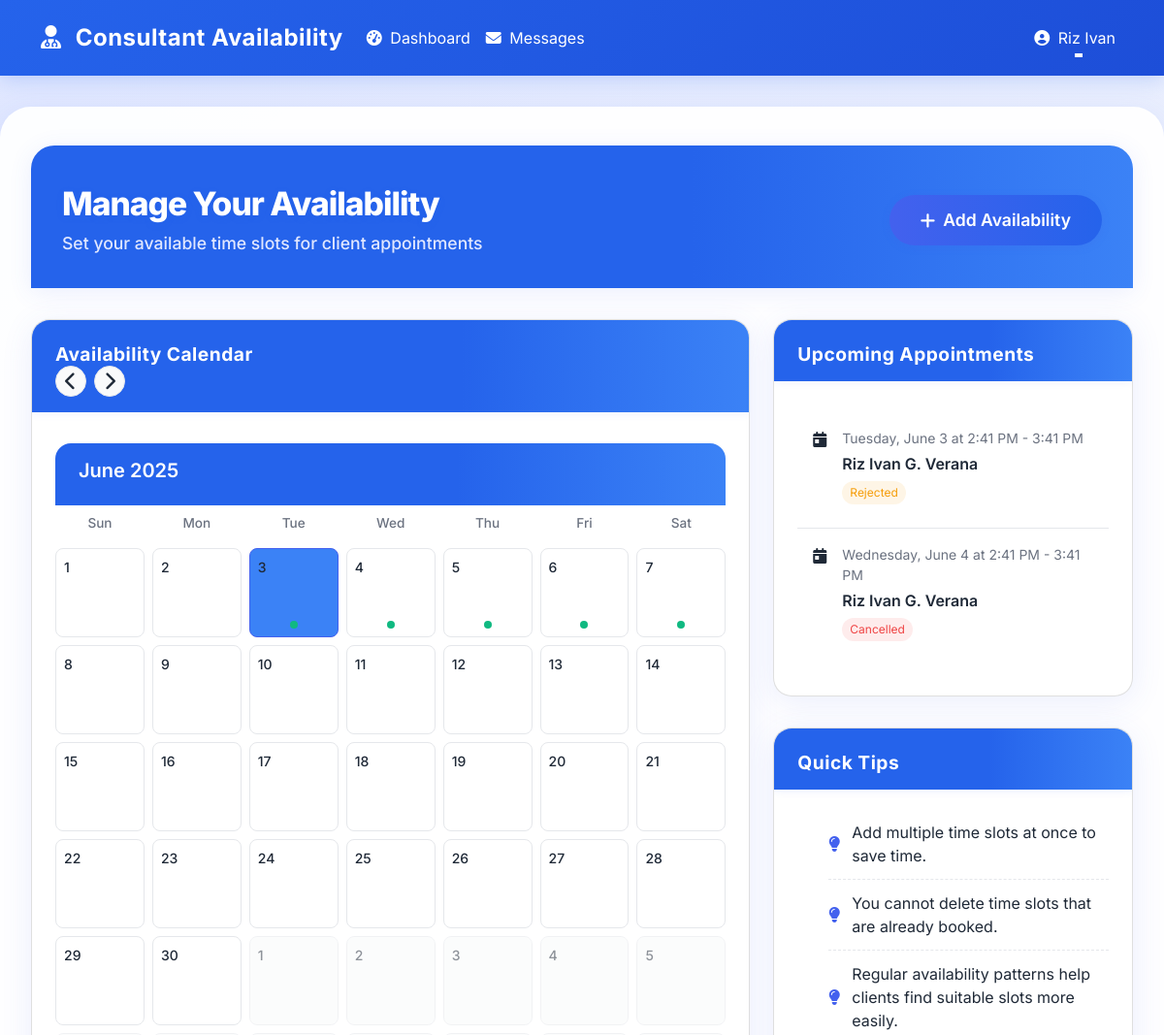
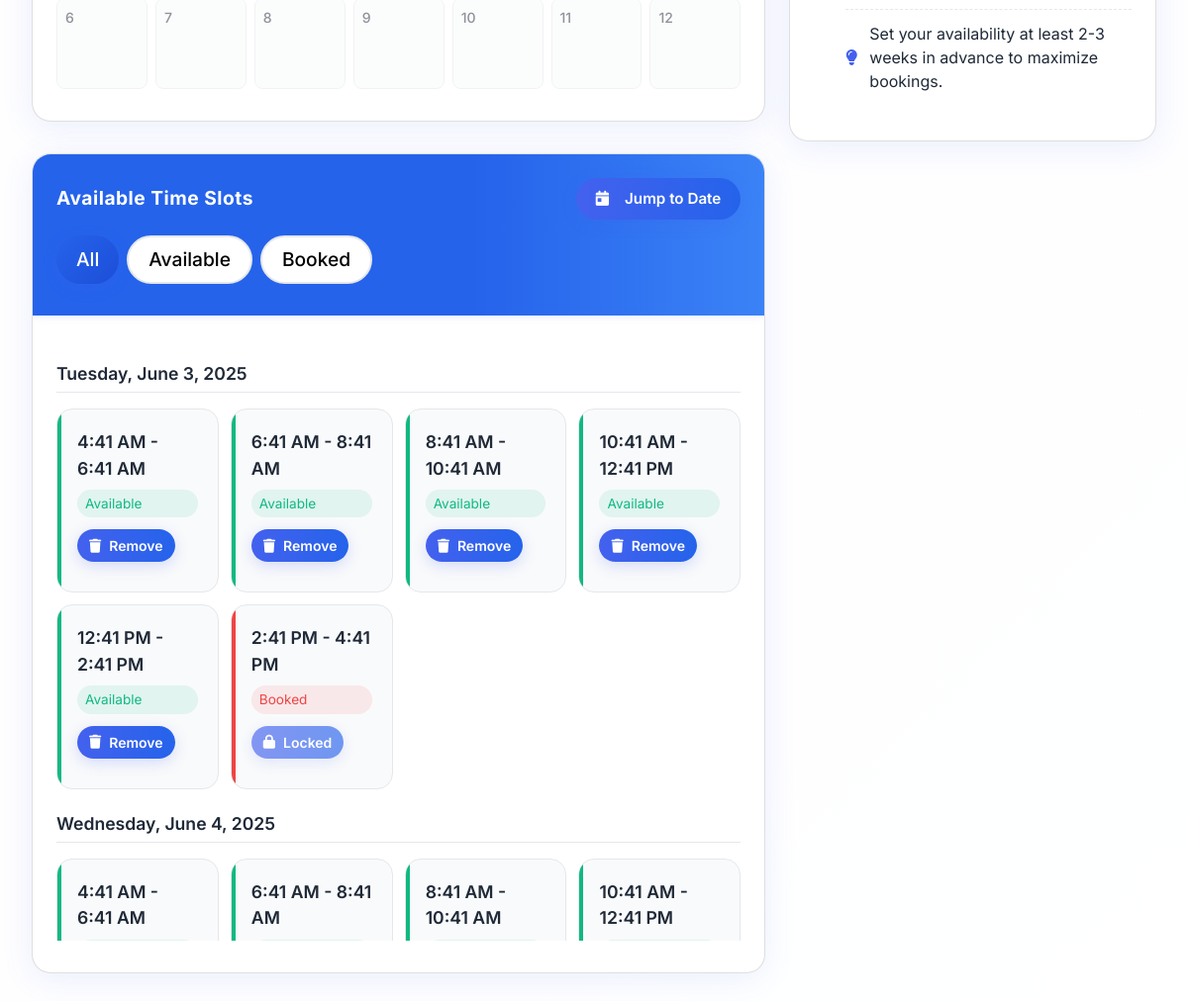
Page /hahaha11/consultant/set_availability.php (signed in) on the committed database (2 pictures, top to bottom).
### tables this page shows
CREATE TABLE `users` (
  `id` int(11) NOT NULL,
  `name` varchar(255) NOT NULL,
  `email` varchar(255) NOT NULL,
  `password` varchar(255) NOT NULL,
  `role` enum('user','consultant','admin') NOT NULL,
  `created_at` timestamp NOT NULL DEFAULT current_timestamp(),
  `reset_token` varchar(64) DEFAULT NULL,
  `reset_expires` datetime DEFAULT NULL,
  `verification_token` varchar(255) DEFAULT NULL,
  `is_verified` tinyint(1) DEFAULT 0,
  `verification_token_expires_at` datetime DEFAULT NULL
);

CREATE TABLE `availability` (
  `id` int(11) NOT NULL,
  `consultant_id` int(11) NOT NULL,
  `slot_date` date NOT NULL,
  `slot_time` time NOT NULL,
  `is_booked` tinyint(1) DEFAULT 0,
  `created_at` timestamp NOT NULL DEFAULT current_timestamp(),
  `duration` int(11) DEFAULT 60,
  `appointment_id` int(11) DEFAULT NULL
);

CREATE TABLE `appointments` (
  `id` int(11) NOT NULL,
  `user_id` int(11) NOT NULL,
  `consultant_id` int(11) NOT NULL,
  `availability_id` int(11) NOT NULL,
  `appointment_date` date NOT NULL,
  `appointment_time` time NOT NULL,
  `purpose` text NOT NULL,
  `status` enum('pending','approved','rejected','cancelled') DEFAULT 'pending',
  `payment_status` enum('pending','verified','rejected') DEFAULT 'pending',
  `payment_method` varchar(50) DEFAULT NULL,
  `receipt_path` varchar(255) DEFAULT NULL,
  `payment_notes` text DEFAULT NULL,
  `payment_verified_at` timestamp NULL DEFAULT NULL,
  `payment_verified_by` int(11) DEFAULT NULL,
  `created_at` timestamp NOT NULL DEFAULT current_timestamp(),
  `updated_at` timestamp NOT NULL DEFAULT current_timestamp() ON UPDATE current_timestamp(),
  `meeting_link` varchar(255) DEFAULT NULL
);

### hahaha11/consultant/set_availability.php (the view, shortened to what this page needs)
<?php
require_once '../config/db.php';
require_once '../includes/header.php';
$consultant_id = $_SESSION['consultant_id'];
$sql = "SELECT * FROM availability
        WHERE consultant_id = $consultant_id
        AND slot_date >= CURDATE()
        ORDER BY slot_date, slot_time";
$availability = mysqli_query($conn, $sql);
$sql = "SELECT a.*, app.id as appointment_id, app.status, app.purpose, u.name as client_name, u.email as client_email
        FROM availability a
        JOIN appointments app ON a.id = app.availability_id
        JOIN users u ON app.user_id = u.id
        WHERE a.consultant_id = $consultant_id
        AND a.slot_date >= CURDATE()
        AND a.is_booked = 1
        ORDER BY a.slot_date, a.slot_time";
$appointments = mysqli_query($conn, $sql);
mysqli_data_seek($availability, 0);
$sql = "SELECT u.name FROM consultants c JOIN users u ON c.user_id = u.id WHERE c.id = ?";
$stmt = mysqli_prepare($conn, $sql);
mysqli_stmt_bind_param($stmt, "i", $consultant_id);
mysqli_stmt_execute($stmt);
$result = mysqli_stmt_get_result($stmt);
$consultant = mysqli_fetch_assoc($result);
$consultant_name = $consultant['name'] ?? '';
?>
<!DOCTYPE html>
<html lang="en">
<head>
    <link rel="stylesheet" href="https://cdnjs.cloudflare.com/ajax/libs/font-awesome/6.4.0/css/all.min.css">
    <link rel="stylesheet" href="https://cdn.jsdelivr.net/npm/bootstrap@5.1.3/dist/css/bootstrap.min.css">
</head>
<body>
<nav class="navbar navbar-expand-lg navbar-dark sticky-top">
    <div class="container">
        <a class="navbar-brand" href="dashboard.php">
            <i class="fa-solid fa-user-md me-2"></i>
            Consultant Availability
        </a>
        <div class="collapse navbar-collapse" id="navbarNav">
            <ul class="navbar-nav">
                <li class="nav-item">
                    <a class="nav-link <?php echo basename($_SERVER['PHP_SELF']) == 'dashboard.php' ? 'active' : ''; ?>" href="dashboard.php">
                        <i class="fa-solid fa-gauge-high me-1"></i> Dashboard
                    </a>
                </li>
                <li class="nav-item">
                    <a class="nav-link <?php echo basename($_SERVER['PHP_SELF']) == 'messages.php' ? 'active' : ''; ?>" href="messages.php">
                        <i class="fa-solid fa-envelope me-1"></i> Messages
                    </a>
                </li>
            </ul>
            <ul class="navbar-nav ms-auto">
                <li class="nav-item dropdown">
                    <a class="nav-link dropdown-toggle" href="#" id="consultantDropdown" role="button" data-bs-toggle="dropdown">
                        <i class="fa-solid fa-user-circle me-1"></i>
                        <?php echo htmlspecialchars($consultant_name); ?>
                    </a>
                </li>
            </ul>
        </div>
    </div>
</nav>
<div class="dashboard-container">
    <div class="header-section d-flex justify-content-between align-items-center">
        <div>
            <h1 class="page-title">Manage Your Availability</h1>
            <p class="page-subtitle">Set your available time slots for client appointments</p>
        </div>
        <button class="btn btn-primary" id="openAddModal">
            <i class="fas fa-plus"></i> Add Availability
        </button>
    </div>
    <div class="dashboard-grid">
        <div class="main-content">
            <div class="card">
                <div class="card-header">
                    <h2 class="card-title">Availability Calendar</h2>
                    <div class="calendar-nav">
                        <button class="calendar-nav-btn" id="prevMonth">
                            <i class="fas fa-chevron-left"></i>
                        </button>
                        <button class="calendar-nav-btn" id="nextMonth">
                            <i class="fas fa-chevron-right"></i>
                        </button>
                    </div>
                </div>
                <div class="card-body">
                    <div class="calendar-header">
                        <h3 class="calendar-title" id="currentMonth">May 2025</h3>
                    </div>
                    <div class="calendar-grid" id="calendarDays">
                        <div class="calendar-day-header">Sun</div>
                        <div class="calendar-day-header">Mon</div>
                        <div class="calendar-day-header">Tue</div>
                        <div class="calendar-day-header">Wed</div>
                        <div class="calendar-day-header">Thu</div>
                        <div class="calendar-day-header">Fri</div>
                        <div class="calendar-day-header">Sat</div>
                    </div>
                </div>
            </div>
            <div class="card">
                <div class="card-header">
                    <div class="d-flex justify-content-between align-items-center flex-wrap">
                        <h2 class="card-title">Available Time Slots</h2>
                        <div class="d-flex gap-2 align-items-center">
                            <div class="dropdown">
                                <button class="btn btn-primary dropdown-toggle" type="button" id="dateNavigationDropdown" data-bs-toggle="dropdown" aria-expanded="false">
                                    <i class="fas fa-calendar-day me-2"></i>Jump to Date
                                </button>
                            </div>
                        </div>
                    </div>
                    <div class="d-flex mt-3 justify-content-between align-items-center">
                        <div class="filter-container">
                            <button class="filter-btn active" data-filter="all">All</button>
                            <button class="filter-btn" data-filter="available">Available</button>
                            <button class="filter-btn" data-filter="booked">Booked</button>
                        </div>
                    </div>
                </div>
                <div class="card-body">
                    <div class="time-slots-container" id="timeSlotsContainer">
                        <?php
                        mysqli_data_seek($availability, 0);
                        if (mysqli_num_rows($availability) > 0):
                            $current_date = '';
                            while ($slot = mysqli_fetch_assoc($availability)):
                                $date = $slot['slot_date'];
                                $formatted_date = date('l, F j, Y', strtotime($date));
                                if ($current_date != $date):
                                    if ($current_date != '') {
                                        echo '</div>';
                                    }
                                    $current_date = $date;
                                    echo '<h3 class="date-header" id="date-' . $date . '">' . $formatted_date . '</h3>';
                                    echo '<div class="time-slot-grid">';
                                endif;
                                $start_time = date('g:i A', strtotime($slot['slot_time']));
                                $duration = isset($slot['duration']) ? $slot['duration'] : 60;
                                $end_time = date('g:i A', strtotime($slot['slot_time']) + ($duration * 60));
                                $is_booked = $slot['is_booked'] == 1;
                                $status_class = $is_booked ? 'booked' : 'available';
                                $status_text = $is_booked ? 'Booked' : 'Available';
                                $status_badge_class = $is_booked ? 'status-booked' : 'status-available';
                        ?>
                            <div class="time-slot-card <?php echo $status_class; ?>" data-status="<?php echo $status_class; ?>">
                                <div class="time-slot-time">
                                    <?php echo $start_time . ' - ' . $end_time; ?>
                                </div>
                                <span class="time-slot-status <?php echo $status_badge_class; ?>">
                                    <?php echo $status_text; ?>
                                </span>
                                <div class="time-slot-action">
                                    <?php if (!$is_booked): ?>
                                        <button class="btn btn-sm btn-primary delete-slot" data-id="<?php echo $slot['id']; ?>">
                                            <i class="fas fa-trash"></i> Remove
                                        </button>
                                    <?php else: ?>
                                        <button class="btn btn-sm btn-primary" disabled>
                                            <i class="fas fa-lock"></i> Locked
                                        </button>
                                    <?php endif; ?>
                                </div>
                            </div>
                        <?php
                            endwhile;
                            echo '</div>';
                        endif; ?>
                    </div>
                </div>
            </div>
        </div>
        <div class="sidebar">
            <div class="card">
                <div class="card-header">
                    <h2 class="card-title">Upcoming Appointments</h2>
                </div>
                <div class="card-body">
                    <?php if (mysqli_num_rows($appointments) > 0): ?>
                        <div class="appointments-container">
                        <?php while ($appointment = mysqli_fetch_assoc($appointments)):
                            $appointment_date = date('l, F j', strtotime($appointment['slot_date']));
                            $start_time = strtotime($appointment['slot_time']);
                            $end_time = strtotime($appointment['slot_time'] . ' +1 hour');
                            $appointment_time = date('g:i A', $start_time) . ' - ' . date('g:i A', $end_time);
                            $status_class = '';
                            switch($appointment['status']) {
                                case 'cancelled':
                                    $status_class = 'status-cancelled';
                                    break;
                                default:
                                    $status_class = 'status-pending';
                            }
                        ?>
                            <div class="appointment-card">
                                <div class="appointment -icon">
                                    <i class="fas fa-calendar-day"></i>
                                </div>
                                <div class="appointment-details">
                                    <div class="appointment-time"><?php echo $appointment_date; ?> at <?php echo $appointment_time; ?></div>
                                    <div class="appointment-client"><?php echo $appointment['client_name']; ?></div>
                                    <div>
                                        <span class="appointment-status <?php echo $status_class; ?>">
                                            <?php echo ucfirst($appointment['status']); ?>
                                        </span>
                                    </div>
                                </div>
                            </div>
                            <?php endwhile; ?>
                        </div>
                    <?php endif; ?>
                </div>
            </div>
            <div class="card">
                <div class="card-header">
                    <h2 class="card-title">Quick Tips</h2>
                </div>
                <div class="card-body">
                    <ul class="tips-list">
                        <li>
                            <div class="tip-icon"><i class="fas fa-lightbulb"></i></div>
                            <div>Add multiple time slots at once to save time.</div>
                        </li>
                        <li>
                            <div class="tip-icon"><i class="fas fa-lightbulb"></i></div>
                            <div>You cannot delete time slots that are already booked.</div>
                        </li>
                        <li>
                            <div class="tip-icon"><i class="fas fa-lightbulb"></i></div>
                            <div>Regular availability patterns help clients find suitable slots more easily.</div>
                        </li>
                        <li>
                            <div class="tip-icon"><i class="fas fa-lightbulb"></i></div>
                            <div>Set your availability at least 2-3 weeks in advance to maximize bookings.</div>
                        </li>
                    </ul>
                </div>
            </div>
        </div>
    </div>
</div>
</body>
</html>

### rows in the picture
users: name "Riz Ivan"
availability: slot_date "Tuesday, June 3, 2025", slot_time "4:41 AM", end_time "6:41 AM", is_booked "Available"
availability: slot_time "6:41 AM", end_time "8:41 AM", is_booked "Available"
availability: slot_time "8:41 AM", end_time "10:41 AM", is_booked "Available"
availability: slot_time "10:41 AM", end_time "12:41 PM", is_booked "Available"
availability: slot_time "12:41 PM", end_time "2:41 PM", is_booked "Available"
availability: slot_time "2:41 PM", end_time "4:41 PM", is_booked "Booked", shows "Locked"
availability: slot_date "Wednesday, June 4, 2025", slot_time "4:41 AM", end_time "6:41 AM"
availability: slot_time "6:41 AM", end_time "8:41 AM"
availability: slot_time "8:41 AM", end_time "10:41 AM"
availability: slot_time "10:41 AM", end_time "12:41 PM"
appointments: availability.slot_date "Tuesday, June 3", availability.slot_time "2:41 PM - 3:41 PM", user.name "Riz Ivan G. Verana", status "Rejected"
appointments: availability.slot_date "Wednesday, June 4", availability.slot_time "2:41 PM - 3:41 PM", user.name "Riz Ivan G. Verana", status "Cancelled"
